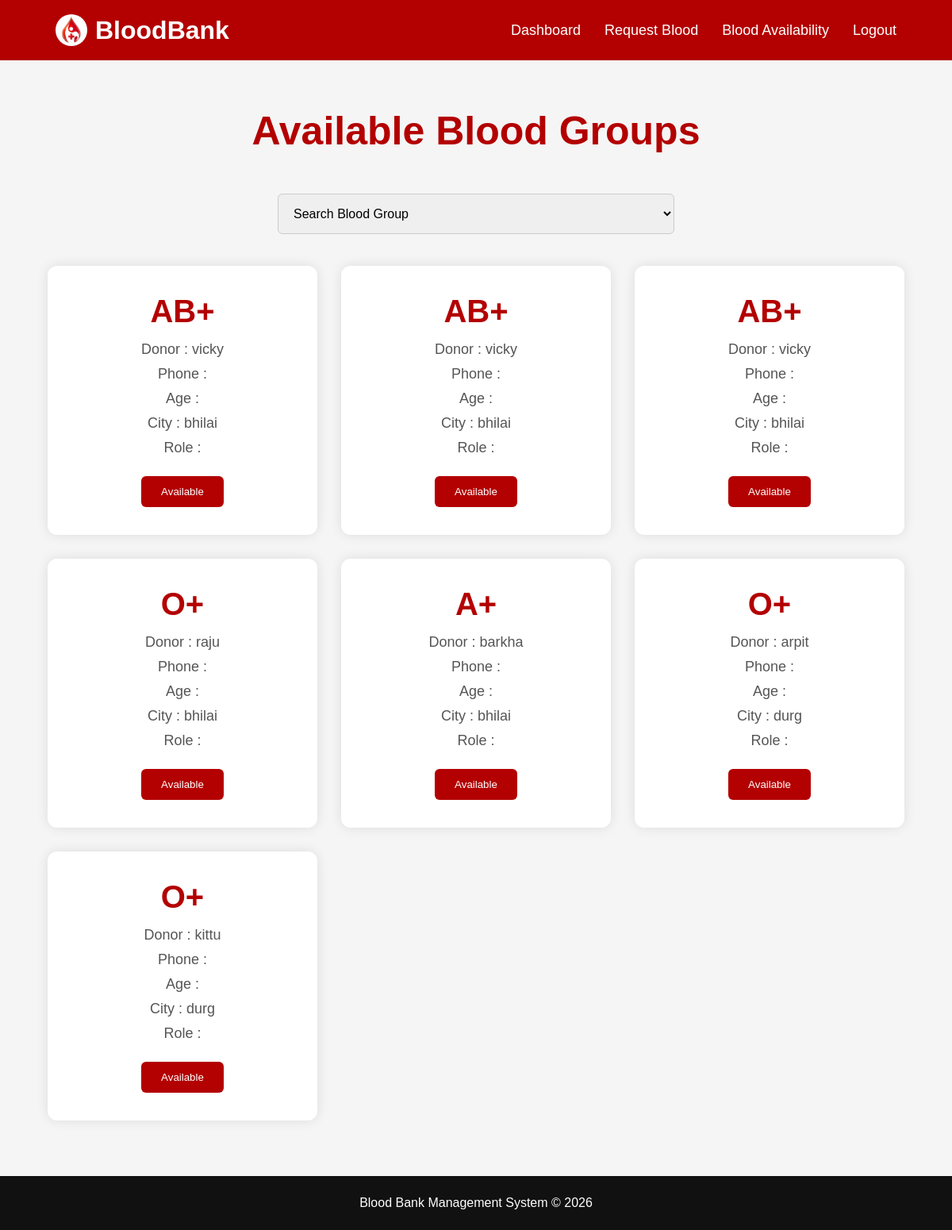
Page /blood-availability/ on the earlier database version.
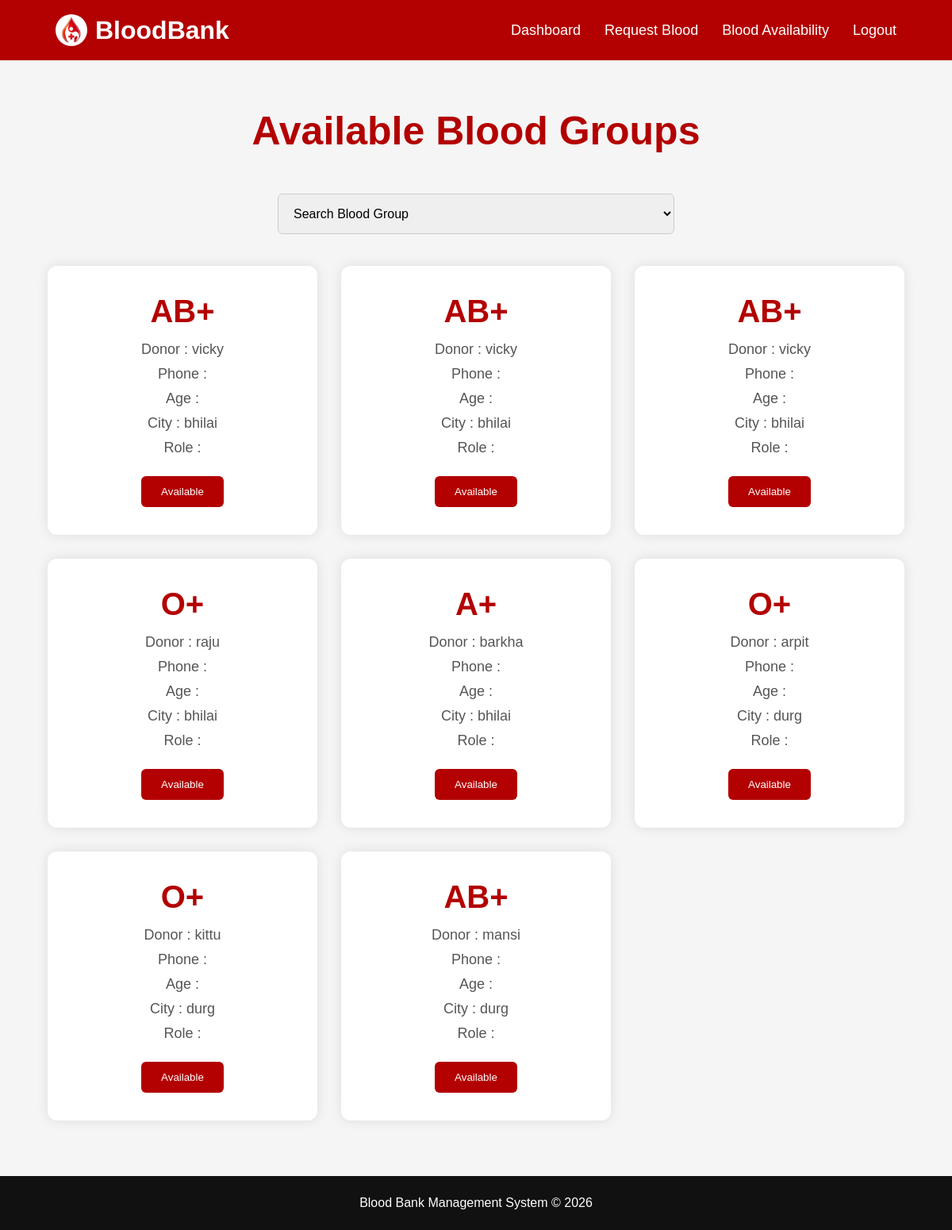
Same page on the later database version.
### main/models.py (models this page shows, shortened)
class BloodDonation(models.Model):
    donor_name=models.CharField(max_length=100)
    blood_group=models.CharField(max_length=5)
    hospital=models.CharField(max_length=100)
    city=models.CharField(max_length=100)
    donation_date=models.DateField()

### main/views.py (the view)
# urls.py: path('blood-availability/',views.blood_availability,name='blood_availability'),
def blood_availability(request):
    blood_group=request.GET.get('blood_group')
    donors = BloodDonation.objects.all()
    if blood_group:
        donors=donors.filter(
            blood_group=blood_group
        )
    context={
        'donors':donors
    }
    return render(request,'blood_availability.html',context)

### templates/blood_availability.html (shortened to what this page needs)
{% load static %}
<!DOCTYPE html>
<html lang="en">
<head>
</head>
<body>
<nav>
    <div class="logo">
    <img src="{% static 'images/blood.jpg' %}" alt="Logo">
    <span>BloodBank</span>
    </div>
    <ul>
        <li>
            <a href="{% url 'patient_dashboard' %}">
                Dashboard
            </a>
        </li>
        <li>
            <a href="{% url 'blood_request' %}">
                Request Blood
            </a>
        </li>
        <li>
            <a href="{% url 'blood_availability' %}">
                Blood Availability
            </a>
        </li>
        <li>
            <a href="{% url 'logout' %}">
                Logout
            </a>
        </li>
    </ul>
</nav>
<section class="availability">
    <div class="heading">
        <h1>Available Blood Groups</h1>
    </div>
    <div class="search-box">
        <form method="GET">
            <select name="blood_group" onchange="this.form.submit()">
                <option value="">
                    Search Blood Group
                </option>
            </select>
        </form>
    </div>
    <div class="cards">
        {% for donor in donors %}
        <div class="card">
            <h2>{{ donor.blood_group }}</h2>
            <p>
              Donor : {{ donor.donor_name }}
           </p>
            <p>
                Phone : {{ donor.phone }}
            </p>
            <p>
                Age : {{ donor.age }}
            </p>
            <p>
                City : {{ donor.city }}
            </p>
            <p>
                Role : {{ donor.role }}
            </p>
            <button>
                Available
            </button>
        </div>
        {% empty %}
        <div class="no-data">
            No Blood Available
        </div>
        {% endfor %}
    </div>
</section>
<footer>
    <p>
        Blood Bank Management System © 2026
    </p>
</footer>
</body>
</html>

Differences in the rows shown:
added BloodDonation: blood_group "AB+", donor_name "mansi", city "durg"
